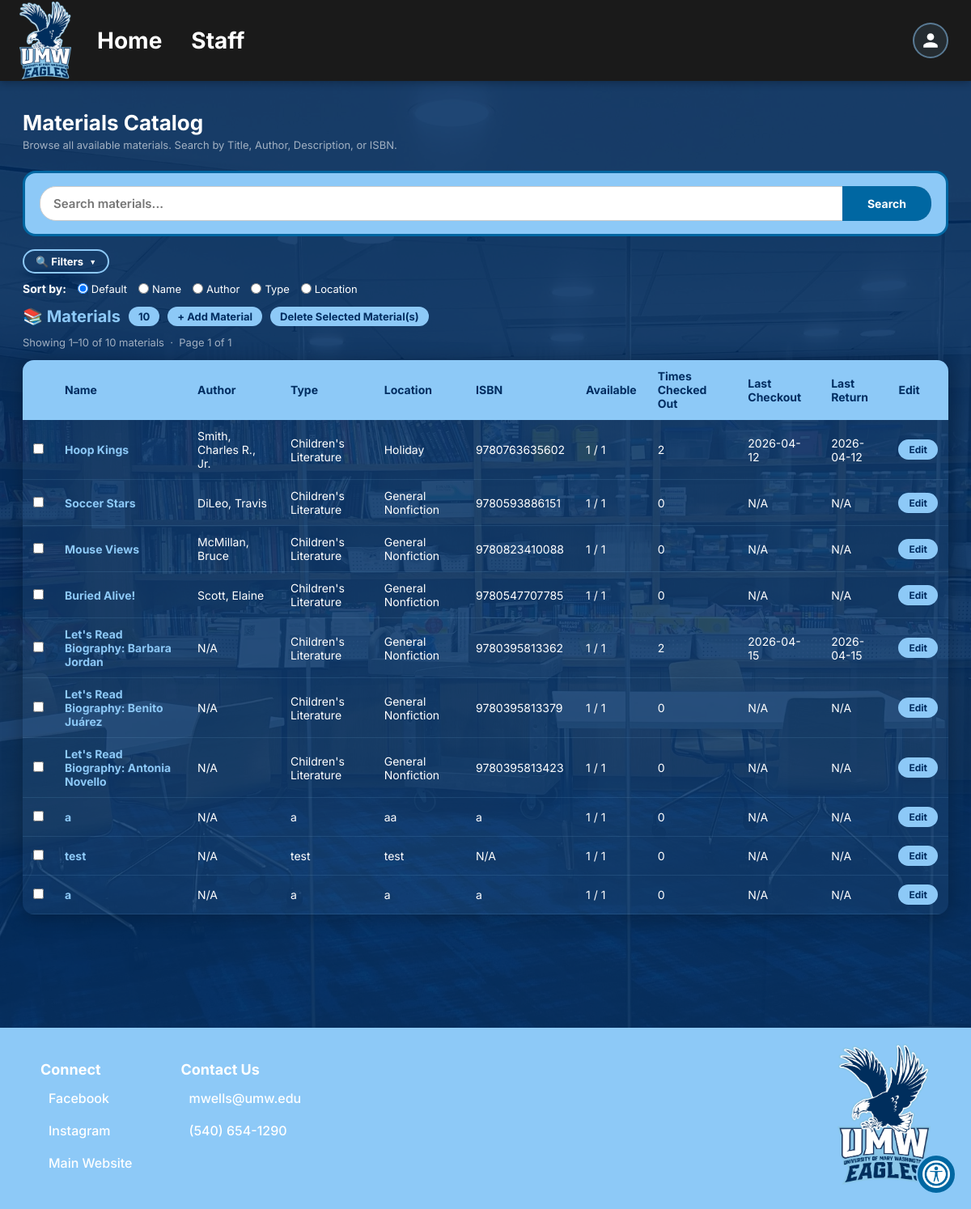
/viewMaterials.php (signed in), run on an earlier commit of the app's database.
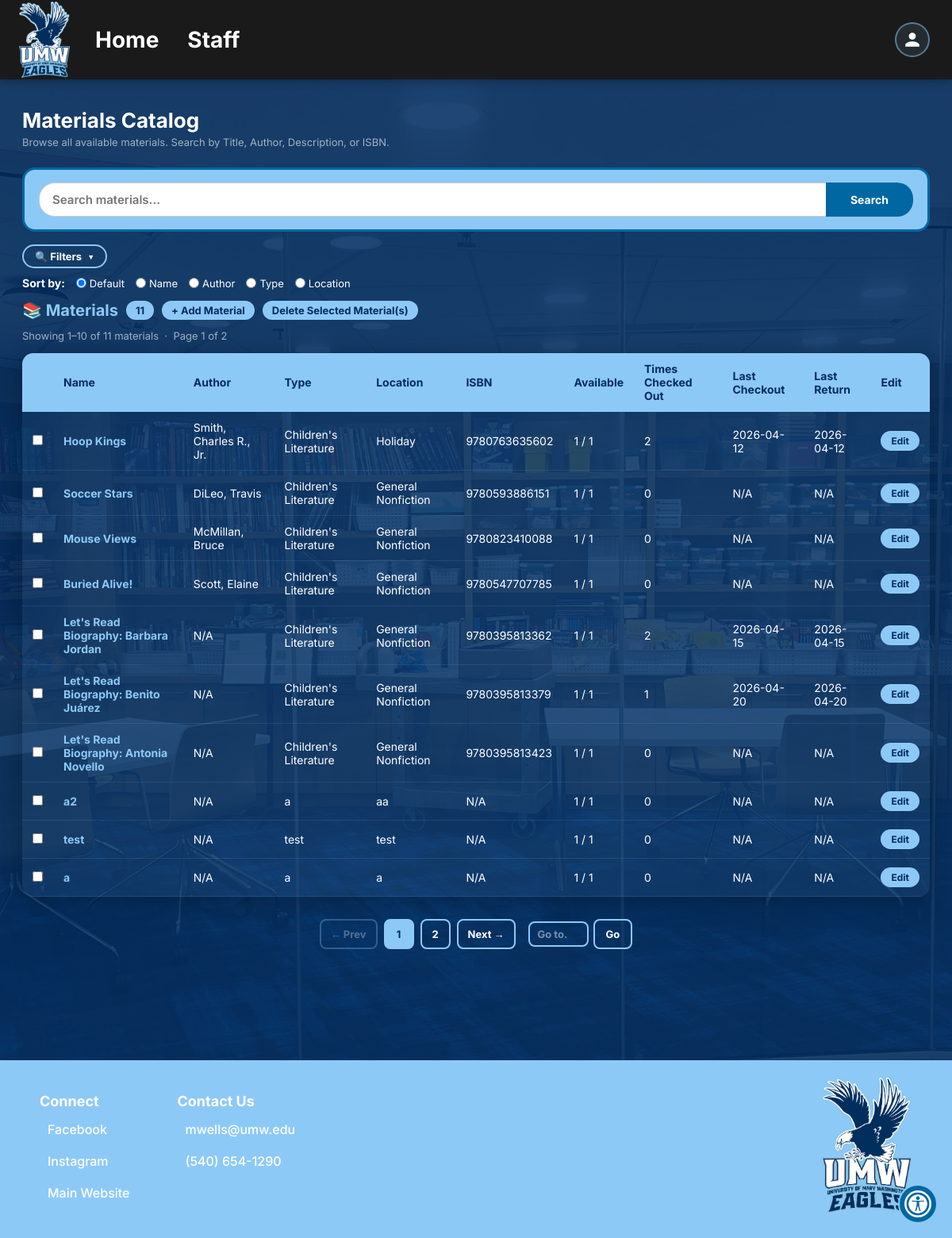
And on a later commit of the database.
### tables this page shows
CREATE TABLE `dbmaterials` (
  `material_id` int(11) NOT NULL,
  `name` text NOT NULL,
  `location` text NOT NULL,
  `resource_type` text NOT NULL,
  `isbn` varchar(20) DEFAULT NULL,
  `author` text DEFAULT NULL,
  `description` text DEFAULT NULL,
  `copy_capacity` int(11) NOT NULL,
  `copy_instock` int(11) NOT NULL
);

CREATE TABLE `dbstats` (
  `material_id` int(11) NOT NULL,
  `times_checkedout` int(11) NOT NULL DEFAULT 0,
  `last_checkout` date DEFAULT NULL,
  `last_return` date DEFAULT NULL
);

### database/dbMaterials.php (called while the page is built, shortened)
<?php
include_once(dirname(__FILE__).'/../domain/Materials.php');
include_once(dirname(__FILE__).'/../database/dbstats.php');
function prepare_material_object($material){
    return new Materials(
        $material['material_id'],
        $material['name'],
        $material['location'],
        $material['resource_type'],
        $material['isbn'],
        $material['author'],
        $material['description'],
        $material['copy_capacity'],
        $material['copy_instock'],
    );
}
function fetch_all_materials_sorted($sort = 'material_id'){
    $con = connect();
    $query = "SELECT * FROM dbmaterials ORDER BY " . $sort;
    $result = mysqli_query($con, $query);
    $materials = [];
    while ($row = mysqli_fetch_assoc($result)) {
        $materials[] = prepare_material_object($row);
    }
    return $materials;
}
function fetch_materials_by_query($query, $sort = 'material_id'){
    $materials = fetch_all_materials_sorted($sort);
    $queried_materials = [];
    foreach ($materials as $material) {
	    if (
		   str_contains(strtolower((string)$material->getName()), $query) ||
        	   str_contains(strtolower((string)$material->getAuthor()), $query) ||
        	   str_contains(strtolower((string)$material->getDescription()), $query) ||
        	   str_contains(strtolower((string)$material->getISBN()), $query)
    		) {
        	$queried_materials[] = $material;
	    }
    }
    return $queried_materials;
}
?>

### domain/Materials.php (called while the page is built, shortened)
<?php
class Materials {
    private $material_id;
    private $name;
    private $location;
    private $resource_type;
    private $isbn;
    private $author;
    private $copy_capacity;
    private $copy_instock;
    function __construct($material_id, $name, $location, $resource_type, $isbn, $author, $description, $copy_capacity, $copy_instock) {
        $this->material_id = $material_id;
        $this->name = $name;
        $this->location = $location;
        $this->resource_type = $resource_type;
        $this->isbn = $isbn;
        $this->author = $author;
        $this->copy_capacity = $copy_capacity;
        $this->copy_instock = $copy_instock;
    }
    function getMaterialID() {
        return $this->material_id;
    }
    function getName() {
        return $this->name;
    }
    function getLocation() {
        return $this->location;
    }
    function getResourceType() {
        return $this->resource_type;
    }
    function getISBN() {
        return $this->isbn;
    }
    function getAuthor() {
        return $this->author;
    }
    function getCopyCapacity() {
            return $this->copy_capacity;
    }
    function getCopyInstock() {
            return $this->copy_instock;
    }
}
?>

### database/dbstats.php (called while the page is built, shortened)
<?php
include_once(dirname(__FILE__).'/../domain/Materials.php');
function prepare_stats_object($stats){
    return new Stats(
        $stats['material_id'],
        $stats['times_checkedout'],
        $stats['last_checkout'],
        $stats['last_return'],
    );
}
function fetch_stats_by_id($id){
    $con = connect();
    $query = "SELECT * FROM dbstats WHERE material_id = '" . $id . "'";
    $result = mysqli_query($con, $query);
    $stats = mysqli_fetch_assoc($result);
    return prepare_stats_object($stats);
}

### domain/Stats.php (called while the page is built, shortened)
<?php
class Stats {
    private $times_checkedout;
    private $last_checkout;
    private $last_return;
    function __construct($material_id, $times_checkedout, $last_checkout, $last_return) {
        $this->times_checkedout = $times_checkedout;
        $this->last_checkout = $last_checkout;
        $this->last_return = $last_return;
    }
    function getTimesCheckedOut(){
        return $this->times_checkedout;
    }
    function getLastCheckout(){
        return $this->last_checkout;
    }
    function getLastReturn(){
        return $this->last_return;
    }
}
?>

### viewMaterials.php (the view, shortened to what the changed rows need)
<?php
include_once('database/dbPersons.php');
include_once('database/dbMaterials.php');
include_once('domain/Materials.php');
include_once('database/dbstats.php');
include_once('domain/Stats.php');
$searchQuery       = isset($_GET['query']) ? strtolower(trim($_GET['query'])) : '';
$sort              = $_GET['sort'] ?? 'material_id';
$selectedLocations = $_GET['location'] ?? [];
$selectedTypes     = $_GET['resource_type'] ?? [];
$allMaterials = fetch_materials_by_query($searchQuery, $sort);
$allMaterials = array_values($allMaterials);
$perPage     = 10;
$totalItems  = count($allMaterials);
$totalPages  = max(1, ceil($totalItems / $perPage));
$currentPage = max(1, min((int)($_GET['page'] ?? 1), $totalPages));
$offset      = ($currentPage - 1) * $perPage;
$pageMaterials = array_slice($allMaterials, $offset, $perPage);
function buildUrl($page, $query, $sort, $locations, $types) {
    $parts = [
        'page='  . $page,
        'query=' . urlencode($query),
        'sort='  . urlencode($sort),
    ];
    return 'viewMaterials.php?' . implode('&', $parts);
}
?>
<!DOCTYPE html>
<html lang="en">
<head>
</head>
<body>
<?php require 'header.php'; ?>
<div class="page-wrapper">
    <h1 class="page-heading">Materials Catalog</h1>
    <form id="bulkDeleteForm" action="deleteMaterials.php" method="POST">
    <div class="section-heading">
        📚 Materials
        <span class="badge"><?php echo $totalItems; ?></span>
        <a href="addMaterial.php" class="badge">+ Add Material</a>
        <button type="submit" name="bulk_delete" class="badge"
                onclick="return confirm('Delete selected materials?');">
            Delete Selected Material(s)
        </button>
    </div>
    <p class="result-meta">
        Showing <?php echo $offset + 1; ?>–<?php echo min($offset + $perPage, $totalItems); ?>
        of <?php echo $totalItems; ?> materials
        &nbsp;·&nbsp; Page <?php echo $currentPage; ?> of <?php echo $totalPages; ?>
    </p>
    <div class="table-wrapper">
        <table>
            <thead>
                <tr>
                    <th></th>
                    <th>Name</th>
                    <th>Author</th>
                    <th>Type</th>
                    <th>Location</th>
                    <th>ISBN</th>
                    <th>Available</th>
                    <th>Times Checked Out</th>
                    <th>Last Checkout</th>
                    <th>Last Return</th>
                    <th>Edit</th>
                </tr>
            </thead>
            <tbody>
            <?php if (empty($pageMaterials)): ?>
                <tr><td colspan="11">
                    <div class="empty-state">No materials found<?php echo $searchQuery ? ' matching your search' : ''; ?>.</div>
                </td></tr>
            <?php else: ?>
                <?php foreach ($pageMaterials as $mat): ?>
                    <?php $stat = fetch_stats_by_id($mat->getMaterialID()); ?>
                <tr>
                    <td><input type="checkbox" class="rowCheckbox" name="selected_materials[]" value="<?= $mat->getMaterialID() ?>"></td>
                    <td class="material-name"><?php echo htmlspecialchars($mat->getName()); ?></td>
                    <td><?php echo $mat->getAuthor() ? htmlspecialchars($mat->getAuthor()) : 'N/A'; ?></td>
                    <td><?php echo htmlspecialchars($mat->getResourceType()); ?></td>
                    <td><?php echo htmlspecialchars($mat->getLocation()); ?></td>
                    <td><?php echo $mat->getISBN() ? htmlspecialchars($mat->getISBN()) : 'N/A'; ?></td>
                    <td><?php echo $mat->getCopyInstock(); ?> / <?php echo $mat->getCopyCapacity(); ?></td>
                    <td><?php echo $stat->getTimesCheckedOut(); ?></td>
                    <td><?php echo $stat->getLastCheckout() ? htmlspecialchars($stat->getLastCheckout()) : 'N/A'; ?></td>
                    <td><?php echo $stat->getLastReturn() ? htmlspecialchars($stat->getLastReturn()) : 'N/A'; ?></td>
                    <td><a href="editMaterial.php?material_id=<?php echo $mat->getMaterialID(); ?>" class="edit-btn">Edit</a></td>
                </tr>
                <?php endforeach; ?>
            <?php endif; ?>
            </tbody>
        </table>
    </div>
    </form>
    <?php if ($totalPages > 1):
        $win = 2;
    ?>
    <div class="pagination">
        <a href="<?php echo buildUrl($currentPage - 1, $searchQuery, $sort, $selectedLocations, $selectedTypes); ?>"
           class="page-btn <?php echo $currentPage <= 1 ? 'disabled' : ''; ?>">&#8592; Prev</a>
        <?php
        for ($p = max(1, $currentPage - $win); $p <= min($totalPages, $currentPage + $win); $p++) {
            $cls = $p === $currentPage ? 'active' : '';
            echo '<a href="' . buildUrl($p, $searchQuery, $sort, $selectedLocations, $selectedTypes) . '" class="page-btn ' . $cls . '">' . $p . '</a>';
        }
        ?>
        <a href="<?php echo buildUrl($currentPage + 1, $searchQuery, $sort, $selectedLocations, $selectedTypes); ?>"
           class="page-btn <?php echo $currentPage >= $totalPages ? 'disabled' : ''; ?>">Next &#8594;</a>
        <form method="GET" action="viewMaterials.php" style="display:flex; align-items:center; gap:6px; margin-left:8px;">
            <input type="number" name="page" min="1" max="<?php echo $totalPages; ?>"
                   class="jump-input" placeholder="Go to…">
            <button type="submit" class="page-btn" style="padding:0 14px;">Go</button>
        </form>
    </div>
    <?php endif; ?>
</div>
<?php require 'footer.php'; ?>
</body>
</html>

What changed in the data, as far as the page shows it:
changed through a linked row, dbmaterials "Let's Read Biography: Benito Juárez": dbstats.times_checkedout "0" → "1"; dbstats.last_checkout (not shown) → "2026-04-20"; dbstats.last_return (not shown) → "2026-04-20"; no longer shows "N/A N/A"
changed dbmaterials "aa": name "a" → "a2"; isbn "a" → (not shown); now shows "N/A"
changed dbmaterials (number 10 of 10 on the later page): isbn "a" → (not shown); now shows "N/A"
Also different on the page:
$totalItems: "10" → "11"
$totalPages: "1" → "2"
text now shown: "← Prev Next → Go"
new list line: "1"
new list line: "2"
